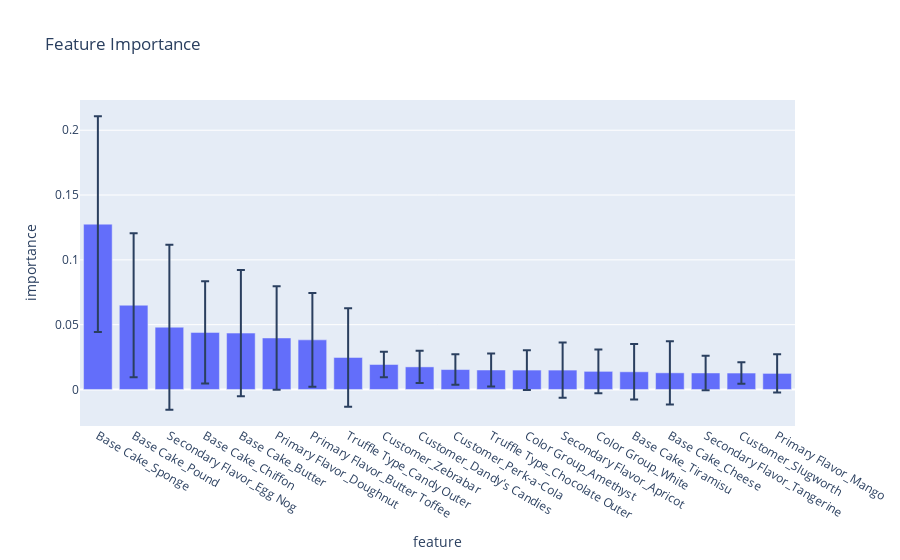

Notebook code cell kept with this figure:
### Markdown cell above
I'm going to use `plotly` to create this chart:

### Code cell
px.bar(feat[:20], x='feature', y='importance', error_y='std', title='Feature Importance')

### Figure 1 — Plotly figure (JSON) as saved in the notebook; plotly's stock layout.template omitted (floating-point values rounded to 4 significant figures)
{"data": [{"alignmentgroup": "True", "error_y": {"array": [0.08322, 0.05561, 0.06364, 0.03952, 0.04866, 0.03993, 0.03608, 0.03797, 0.009852, 0.01245, 0.01172, 0.0127, 0.01529, 0.02134, 0.01692, 0.02145, 0.02442, 0.01337, 0.008353, 0.01483]}, "hovertemplate": "feature=%{x}<br>importance=%{y}<extra></extra>", "legendgroup": "", "marker": {"color": "#636efa", "pattern": {"shape": ""}}, "name": "", "offsetgroup": "", "orientation": "v", "showlegend": false, "textposition": "auto", "type": "bar", "x": ["Base Cake_Sponge", "Base Cake_Pound", "Secondary Flavor_Egg Nog", "Base Cake_Chiffon", "Base Cake_Butter", "Primary Flavor_Doughnut", "Primary Flavor_Butter Toffee", "Truffle Type_Candy Outer", "Customer_Zebrabar", "Customer_Dandy's Candies", "Customer_Perk-a-Cola", "Truffle Type_Chocolate Outer", "Color Group_Amethyst", "Secondary Flavor_Apricot", "Color Group_White", "Base Cake_Tiramisu", "Base Cake_Cheese", "Secondary Flavor_Tangerine", "Customer_Slugworth", "Primary Flavor_Mango"], "xaxis": "x", "y": [0.1275, 0.065, 0.04803, 0.04403, 0.04349, 0.03973, 0.03827, 0.02472, 0.01927, 0.01742, 0.01537, 0.01502, 0.01496, 0.01495, 0.01398, 0.01364, 0.01284, 0.01273, 0.01267, 0.0124], "yaxis": "y"}], "layout": {"autosize": true, "barmode": "relative", "legend": {"tracegroupgap": 0}, "title": {"text": "Feature Importance"}, "xaxis": {"anchor": "y", "autorange": true, "domain": [0, 1], "range": [-0.5, 19.5], "title": {"text": "feature"}, "type": "category"}, "yaxis": {"anchor": "x", "autorange": true, "domain": [0, 1], "range": [-0.02818, 0.2233], "title": {"text": "importance"}, "type": "linear"}}}
